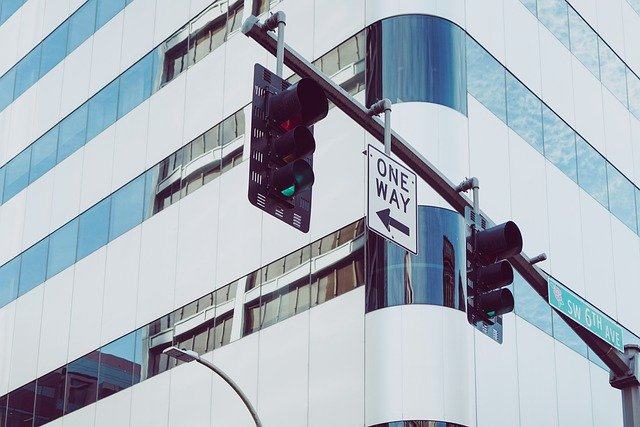
#> input picture images/read_color.jpg, 640 x 427 px, found by its file name
$ python '회전(rotate).py'
#> lines starting #> are read from the running program, lines starting #| are printed output that depends on the picture
# 회전 변환 행렬(Rotation matrix)를 통해 회전
# 회전 변환 행렬은 임의의 점을 기준으로 이미지를 회전시킴

import cv2

img = cv2.imread('images/read_color.jpg')
#> img is the input picture: shape (427, 640, 3); mean B, G, R 190, 179.9, 170.4

height, width, channel = img.shape
#> height = 427; width = 640; channel = 3

# 원본 이미지의 height, width를 이용하여 회전 중심점 설정
# 2x3 회전 행렬 생성 함수(cv2.getRotationMatrix2D)로 회전 변환 행렬을 계산
matrix = cv2.getRotationMatrix2D((width/2, height/2), 90, 1)
# cv2.getRotationMatrix2D(center, angle, scale) -> 매핑 변환 행렬 생성 및 반환
# center = 중심점(튜플)
# angle = 중심점 기준으로 회전할 각도
# scale = 이미지의 확대 및 축소 비율

# 아핀 변환 함수(cv2.warpAffine)로 회전 변환 계산
rotate_img = cv2.warpAffine(img, matrix, (width, height))
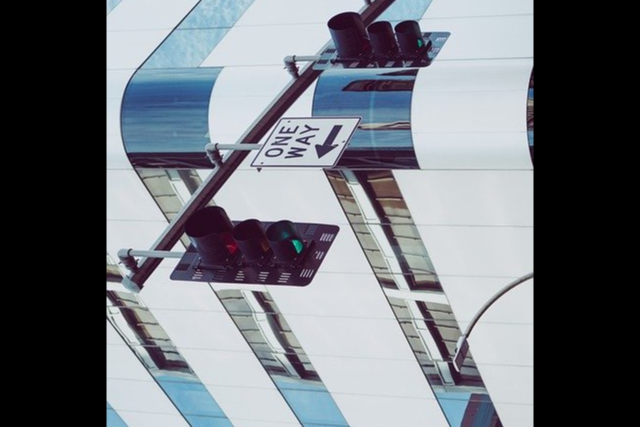
#> rotate_img: shape (427, 640, 3); mean B, G, R 121.4, 115, 110.8
# [4 lines of commented-out code are left out]


cv2.imshow('img', img)
cv2.imshow('rotate', rotate_img)
cv2.waitKey(0)
cv2.destroyAllWindows()
